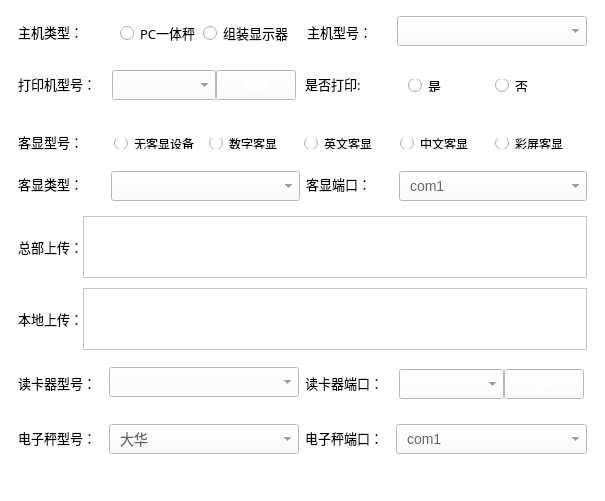
<?xml version="1.0" encoding="UTF-8"?>
<ui version="4.0">
 <class>DeviceSetPage</class>
 <widget class="QWidget" name="DeviceSetPage">
  <property name="geometry">
   <rect>
    <x>0</x>
    <y>0</y>
    <width>605</width>
    <height>501</height>
   </rect>
  </property>
  <property name="windowTitle">
   <string>Form</string>
  </property>
  <property name="styleSheet">
   <string notr="true"/>
  </property>
  <layout class="QVBoxLayout" name="verticalLayout_2">
   <property name="spacing">
    <number>0</number>
   </property>
   <property name="leftMargin">
    <number>0</number>
   </property>
   <property name="topMargin">
    <number>0</number>
   </property>
   <property name="rightMargin">
    <number>0</number>
   </property>
   <property name="bottomMargin">
    <number>0</number>
   </property>
   <item>
    <widget class="QWidget" name="verticalWidget" native="true">
     <property name="styleSheet">
      <string notr="true">background-color:#ffffff;
</string>
     </property>
     <layout class="QVBoxLayout" name="verticalLayout" stretch="0,0,0,0,0,0,0,0,0">
      <property name="spacing">
       <number>10</number>
      </property>
      <item>
       <widget class="QWidget" name="widget_1" native="true">
        <property name="minimumSize">
         <size>
          <width>0</width>
          <height>45</height>
         </size>
        </property>
        <layout class="QHBoxLayout" name="horizontalLayout_1" stretch="80,180,80,180">
         <property name="topMargin">
          <number>0</number>
         </property>
         <property name="bottomMargin">
          <number>0</number>
         </property>
         <item>
          <widget class="QLabel" name="label">
           <property name="enabled">
            <bool>true</bool>
           </property>
           <property name="font">
            <font>
             <family>微软雅黑</family>
             <pointsize>10</pointsize>
            </font>
           </property>
           <property name="text">
            <string>主机类型：</string>
           </property>
          </widget>
         </item>
         <item>
          <widget class="QGroupBox" name="groupBox">
           <property name="styleSheet">
            <string notr="true">border-style:solid 0px #000</string>
           </property>
           <property name="title">
            <string/>
           </property>
           <layout class="QHBoxLayout" name="horizontalLayout">
            <item>
             <widget class="QRadioButton" name="typeButton1">
              <property name="font">
               <font>
                <family>微软雅黑</family>
                <pointsize>10</pointsize>
               </font>
              </property>
              <property name="text">
               <string>PC一体秤</string>
              </property>
             </widget>
            </item>
            <item>
             <widget class="QRadioButton" name="typeButton2">
              <property name="font">
               <font>
                <family>微软雅黑</family>
                <pointsize>10</pointsize>
               </font>
              </property>
              <property name="text">
               <string>组装显示器</string>
              </property>
             </widget>
            </item>
           </layout>
          </widget>
         </item>
         <item>
          <widget class="QLabel" name="label_9">
           <property name="font">
            <font>
             <family>微软雅黑</family>
             <pointsize>10</pointsize>
            </font>
           </property>
           <property name="text">
            <string>主机型号：</string>
           </property>
          </widget>
         </item>
         <item>
          <widget class="QComboBox" name="comboBox">
           <property name="minimumSize">
            <size>
             <width>0</width>
             <height>30</height>
            </size>
           </property>
           <property name="styleSheet">
            <string notr="true">font-size:14px;
color: rgb(102, 102, 102);
padding-left:10px;</string>
           </property>
          </widget>
         </item>
        </layout>
       </widget>
      </item>
      <item>
       <widget class="QWidget" name="widget_2" native="true">
        <property name="minimumSize">
         <size>
          <width>0</width>
          <height>45</height>
         </size>
        </property>
        <layout class="QHBoxLayout" name="horizontalLayout_2" stretch="80,180,80,180">
         <property name="topMargin">
          <number>0</number>
         </property>
         <item>
          <widget class="QLabel" name="label_2">
           <property name="font">
            <font>
             <family>微软雅黑</family>
             <pointsize>10</pointsize>
            </font>
           </property>
           <property name="text">
            <string>打印机型号：</string>
           </property>
          </widget>
         </item>
         <item>
          <widget class="QGroupBox" name="groupBox_5">
           <property name="styleSheet">
            <string notr="true">QGroupBox#groupBox_5{
	border-style:solid 0px #000
}</string>
           </property>
           <property name="title">
            <string/>
           </property>
           <layout class="QHBoxLayout" name="horizontalLayout_12" stretch="120,60">
            <property name="spacing">
             <number>0</number>
            </property>
            <property name="leftMargin">
             <number>0</number>
            </property>
            <property name="topMargin">
             <number>0</number>
            </property>
            <property name="rightMargin">
             <number>0</number>
            </property>
            <property name="bottomMargin">
             <number>0</number>
            </property>
            <item>
             <widget class="QComboBox" name="comboBox_2">
              <property name="minimumSize">
               <size>
                <width>0</width>
                <height>30</height>
               </size>
              </property>
              <property name="styleSheet">
               <string notr="true">font-size:14px;
color: rgb(102, 102, 102);
padding-left:10px;</string>
              </property>
             </widget>
            </item>
            <item>
             <widget class="QPushButton" name="pushButton">
              <property name="minimumSize">
               <size>
                <width>0</width>
                <height>30</height>
               </size>
              </property>
              <property name="font">
               <font>
                <family>微软雅黑</family>
                <pointsize>10</pointsize>
               </font>
              </property>
              <property name="styleSheet">
               <string notr="true">QPushButton#pushButton {
	color: rgb(255, 255, 255);
	border-image: url(:/setImage/add_category_normal.png);
}

QPushButton#pushButton:pressed {
	border-image: url(:/setImage/add_category_press.png);
}</string>
              </property>
              <property name="text">
               <string>测试</string>
              </property>
             </widget>
            </item>
           </layout>
          </widget>
         </item>
         <item>
          <widget class="QLabel" name="label_10">
           <property name="font">
            <font>
             <family>微软雅黑</family>
             <pointsize>10</pointsize>
            </font>
           </property>
           <property name="text">
            <string>是否打印:</string>
           </property>
          </widget>
         </item>
         <item>
          <widget class="QGroupBox" name="groupBox_2">
           <property name="styleSheet">
            <string notr="true">border-style:solid 0px #000</string>
           </property>
           <property name="title">
            <string/>
           </property>
           <layout class="QHBoxLayout" name="horizontalLayout_9">
            <item>
             <widget class="QRadioButton" name="isPrintButton_1">
              <property name="font">
               <font>
                <family>微软雅黑</family>
                <pointsize>10</pointsize>
               </font>
              </property>
              <property name="text">
               <string>是</string>
              </property>
             </widget>
            </item>
            <item>
             <widget class="QRadioButton" name="isPrintButton_2">
              <property name="font">
               <font>
                <family>微软雅黑</family>
                <pointsize>10</pointsize>
               </font>
              </property>
              <property name="text">
               <string>否</string>
              </property>
             </widget>
            </item>
           </layout>
          </widget>
         </item>
        </layout>
       </widget>
      </item>
      <item>
       <widget class="QWidget" name="widget_3" native="true">
        <property name="minimumSize">
         <size>
          <width>0</width>
          <height>35</height>
         </size>
        </property>
        <layout class="QHBoxLayout" name="horizontalLayout_4" stretch="80,470">
         <item>
          <widget class="QLabel" name="label_4">
           <property name="minimumSize">
            <size>
             <width>87</width>
             <height>0</height>
            </size>
           </property>
           <property name="font">
            <font>
             <family>微软雅黑</family>
             <pointsize>10</pointsize>
            </font>
           </property>
           <property name="text">
            <string>客显型号：</string>
           </property>
          </widget>
         </item>
         <item>
          <widget class="QGroupBox" name="groupBox_3">
           <property name="styleSheet">
            <string notr="true">border-style:solid 0px #000</string>
           </property>
           <property name="title">
            <string/>
           </property>
           <layout class="QHBoxLayout" name="horizontalLayout_10">
            <property name="leftMargin">
             <number>0</number>
            </property>
            <property name="topMargin">
             <number>0</number>
            </property>
            <property name="rightMargin">
             <number>0</number>
            </property>
            <property name="bottomMargin">
             <number>0</number>
            </property>
            <item>
             <widget class="QRadioButton" name="modeButton_1">
              <property name="text">
               <string>无客显设备</string>
              </property>
             </widget>
            </item>
            <item>
             <widget class="QRadioButton" name="modeButton_2">
              <property name="text">
               <string>数字客显</string>
              </property>
             </widget>
            </item>
            <item>
             <widget class="QRadioButton" name="modeButton_3">
              <property name="text">
               <string>英文客显</string>
              </property>
             </widget>
            </item>
            <item>
             <widget class="QRadioButton" name="modeButton_4">
              <property name="text">
               <string>中文客显</string>
              </property>
             </widget>
            </item>
            <item>
             <widget class="QRadioButton" name="modeButton_5">
              <property name="text">
               <string>彩屏客显</string>
              </property>
             </widget>
            </item>
           </layout>
          </widget>
         </item>
        </layout>
       </widget>
      </item>
      <item>
       <widget class="QWidget" name="widget_4" native="true">
        <property name="minimumSize">
         <size>
          <width>0</width>
          <height>35</height>
         </size>
        </property>
        <layout class="QHBoxLayout" name="horizontalLayout_3" stretch="60,180,60,180">
         <property name="topMargin">
          <number>0</number>
         </property>
         <item>
          <widget class="QLabel" name="label_3">
           <property name="minimumSize">
            <size>
             <width>87</width>
             <height>0</height>
            </size>
           </property>
           <property name="font">
            <font>
             <family>微软雅黑</family>
             <pointsize>10</pointsize>
            </font>
           </property>
           <property name="text">
            <string>客显类型： </string>
           </property>
          </widget>
         </item>
         <item>
          <widget class="QComboBox" name="comboBox_3">
           <property name="minimumSize">
            <size>
             <width>0</width>
             <height>30</height>
            </size>
           </property>
           <property name="styleSheet">
            <string notr="true">font-size:14px;
color: rgb(102, 102, 102);
padding-left:10px;</string>
           </property>
          </widget>
         </item>
         <item>
          <widget class="QLabel" name="label_11">
           <property name="minimumSize">
            <size>
             <width>87</width>
             <height>0</height>
            </size>
           </property>
           <property name="font">
            <font>
             <family>微软雅黑</family>
             <pointsize>10</pointsize>
            </font>
           </property>
           <property name="text">
            <string>客显端口： </string>
           </property>
          </widget>
         </item>
         <item>
          <widget class="QComboBox" name="comboBox_4">
           <property name="minimumSize">
            <size>
             <width>0</width>
             <height>30</height>
            </size>
           </property>
           <property name="styleSheet">
            <string notr="true">font-size:14px;
color: rgb(102, 102, 102);
padding-left:10px;</string>
           </property>
           <item>
            <property name="text">
             <string>com1</string>
            </property>
           </item>
           <item>
            <property name="text">
             <string>com2</string>
            </property>
           </item>
           <item>
            <property name="text">
             <string>com3</string>
            </property>
           </item>
           <item>
            <property name="text">
             <string>com4</string>
            </property>
           </item>
          </widget>
         </item>
        </layout>
       </widget>
      </item>
      <item>
       <widget class="QWidget" name="widget_5" native="true">
        <property name="minimumSize">
         <size>
          <width>0</width>
          <height>62</height>
         </size>
        </property>
        <layout class="QHBoxLayout" name="horizontalLayout_5">
         <property name="spacing">
          <number>0</number>
         </property>
         <property name="topMargin">
          <number>0</number>
         </property>
         <property name="bottomMargin">
          <number>0</number>
         </property>
         <item>
          <widget class="QLabel" name="label_5">
           <property name="font">
            <font>
             <family>微软雅黑</family>
             <pointsize>10</pointsize>
            </font>
           </property>
           <property name="text">
            <string>总部上传：</string>
           </property>
          </widget>
         </item>
         <item>
          <widget class="QListView" name="networkImpList">
           <property name="maximumSize">
            <size>
             <width>16777215</width>
             <height>62</height>
            </size>
           </property>
          </widget>
         </item>
        </layout>
       </widget>
      </item>
      <item>
       <widget class="QWidget" name="widget_6" native="true">
        <property name="minimumSize">
         <size>
          <width>0</width>
          <height>62</height>
         </size>
        </property>
        <layout class="QHBoxLayout" name="horizontalLayout_6">
         <property name="spacing">
          <number>0</number>
         </property>
         <property name="topMargin">
          <number>0</number>
         </property>
         <property name="bottomMargin">
          <number>0</number>
         </property>
         <item>
          <widget class="QLabel" name="label_6">
           <property name="font">
            <font>
             <family>微软雅黑</family>
             <pointsize>10</pointsize>
            </font>
           </property>
           <property name="text">
            <string>本地上传：</string>
           </property>
          </widget>
         </item>
         <item>
          <widget class="QListWidget" name="localImpList">
           <property name="maximumSize">
            <size>
             <width>16777215</width>
             <height>62</height>
            </size>
           </property>
          </widget>
         </item>
        </layout>
       </widget>
      </item>
      <item>
       <widget class="QWidget" name="widget_7" native="true">
        <property name="minimumSize">
         <size>
          <width>0</width>
          <height>45</height>
         </size>
        </property>
        <layout class="QHBoxLayout" name="horizontalLayout_7" stretch="80,180,80,180">
         <property name="spacing">
          <number>6</number>
         </property>
         <property name="topMargin">
          <number>0</number>
         </property>
         <property name="bottomMargin">
          <number>0</number>
         </property>
         <item>
          <widget class="QLabel" name="label_7">
           <property name="font">
            <font>
             <family>微软雅黑</family>
             <pointsize>10</pointsize>
            </font>
           </property>
           <property name="text">
            <string>读卡器型号：</string>
           </property>
          </widget>
         </item>
         <item>
          <widget class="QComboBox" name="comboBox_5">
           <property name="minimumSize">
            <size>
             <width>0</width>
             <height>30</height>
            </size>
           </property>
           <property name="font">
            <font>
             <pointsize>-1</pointsize>
            </font>
           </property>
           <property name="styleSheet">
            <string notr="true">font-size:14px;
color: rgb(102, 102, 102);
padding-left:10px;</string>
           </property>
          </widget>
         </item>
         <item>
          <widget class="QLabel" name="label_12">
           <property name="font">
            <font>
             <family>微软雅黑</family>
             <pointsize>10</pointsize>
            </font>
           </property>
           <property name="text">
            <string>读卡器端口：</string>
           </property>
          </widget>
         </item>
         <item>
          <widget class="QGroupBox" name="groupBox_4">
           <property name="styleSheet">
            <string notr="true">QGroupBox#groupBox_4{
	border-style:solid 0px #000
}</string>
           </property>
           <property name="title">
            <string/>
           </property>
           <layout class="QHBoxLayout" name="horizontalLayout_11" stretch="120,60">
            <property name="spacing">
             <number>0</number>
            </property>
            <property name="leftMargin">
             <number>0</number>
            </property>
            <property name="topMargin">
             <number>0</number>
            </property>
            <property name="rightMargin">
             <number>0</number>
            </property>
            <property name="bottomMargin">
             <number>0</number>
            </property>
            <item>
             <widget class="QComboBox" name="comboBox_6">
              <property name="minimumSize">
               <size>
                <width>0</width>
                <height>30</height>
               </size>
              </property>
              <property name="font">
               <font>
                <pointsize>-1</pointsize>
               </font>
              </property>
              <property name="styleSheet">
               <string notr="true">font-size:14px;
color: rgb(102, 102, 102);
padding-left:10px;</string>
              </property>
             </widget>
            </item>
            <item>
             <widget class="QPushButton" name="pushButton_2">
              <property name="minimumSize">
               <size>
                <width>0</width>
                <height>30</height>
               </size>
              </property>
              <property name="styleSheet">
               <string notr="true">QPushButton#pushButton_2 {
	color: rgb(255, 255, 255);
	border-image: url(:/setImage/add_category_normal.png);
}

QPushButton#pushButton_2:pressed {
	border-image: url(:/setImage/add_category_press.png);
}</string>
              </property>
              <property name="text">
               <string>测试</string>
              </property>
             </widget>
            </item>
           </layout>
          </widget>
         </item>
        </layout>
       </widget>
      </item>
      <item>
       <widget class="QWidget" name="widget_8" native="true">
        <property name="minimumSize">
         <size>
          <width>0</width>
          <height>45</height>
         </size>
        </property>
        <layout class="QHBoxLayout" name="horizontalLayout_8" stretch="80,180,80,180">
         <item>
          <widget class="QLabel" name="label_8">
           <property name="font">
            <font>
             <family>微软雅黑</family>
             <pointsize>10</pointsize>
            </font>
           </property>
           <property name="text">
            <string>电子秤型号：</string>
           </property>
          </widget>
         </item>
         <item>
          <widget class="QComboBox" name="pricingScaleType">
           <property name="minimumSize">
            <size>
             <width>0</width>
             <height>30</height>
            </size>
           </property>
           <property name="font">
            <font>
             <pointsize>-1</pointsize>
            </font>
           </property>
           <property name="styleSheet">
            <string notr="true">font-size:14px;
color: rgb(102, 102, 102);
padding-left:10px;</string>
           </property>
           <item>
            <property name="text">
             <string>大华</string>
            </property>
           </item>
           <item>
            <property name="text">
             <string>凯士</string>
            </property>
           </item>
           <item>
            <property name="text">
             <string>寺岗</string>
            </property>
           </item>
           <item>
            <property name="text">
             <string>迪宝</string>
            </property>
           </item>
           <item>
            <property name="text">
             <string>托利多</string>
            </property>
           </item>
          </widget>
         </item>
         <item>
          <widget class="QLabel" name="label_13">
           <property name="font">
            <font>
             <family>微软雅黑</family>
             <pointsize>10</pointsize>
            </font>
           </property>
           <property name="text">
            <string>电子秤端口：</string>
           </property>
          </widget>
         </item>
         <item>
          <widget class="QComboBox" name="pricingScalePort">
           <property name="minimumSize">
            <size>
             <width>0</width>
             <height>30</height>
            </size>
           </property>
           <property name="font">
            <font>
             <pointsize>-1</pointsize>
            </font>
           </property>
           <property name="styleSheet">
            <string notr="true">font-size:14px;
color: rgb(102, 102, 102);
padding-left:10px;</string>
           </property>
           <item>
            <property name="text">
             <string>com1</string>
            </property>
           </item>
           <item>
            <property name="text">
             <string>com2</string>
            </property>
           </item>
           <item>
            <property name="text">
             <string>com3</string>
            </property>
           </item>
           <item>
            <property name="text">
             <string>com4</string>
            </property>
           </item>
           <item>
            <property name="text">
             <string>com5</string>
            </property>
           </item>
           <item>
            <property name="text">
             <string>com6</string>
            </property>
           </item>
           <item>
            <property name="text">
             <string>com7</string>
            </property>
           </item>
           <item>
            <property name="text">
             <string>com8</string>
            </property>
           </item>
          </widget>
         </item>
        </layout>
       </widget>
      </item>
      <item>
       <spacer name="verticalSpacer">
        <property name="orientation">
         <enum>Qt::Vertical</enum>
        </property>
        <property name="sizeHint" stdset="0">
         <size>
          <width>0</width>
          <height>40</height>
         </size>
        </property>
       </spacer>
      </item>
     </layout>
    </widget>
   </item>
  </layout>
 </widget>
 <resources/>
 <connections/>
</ui>
